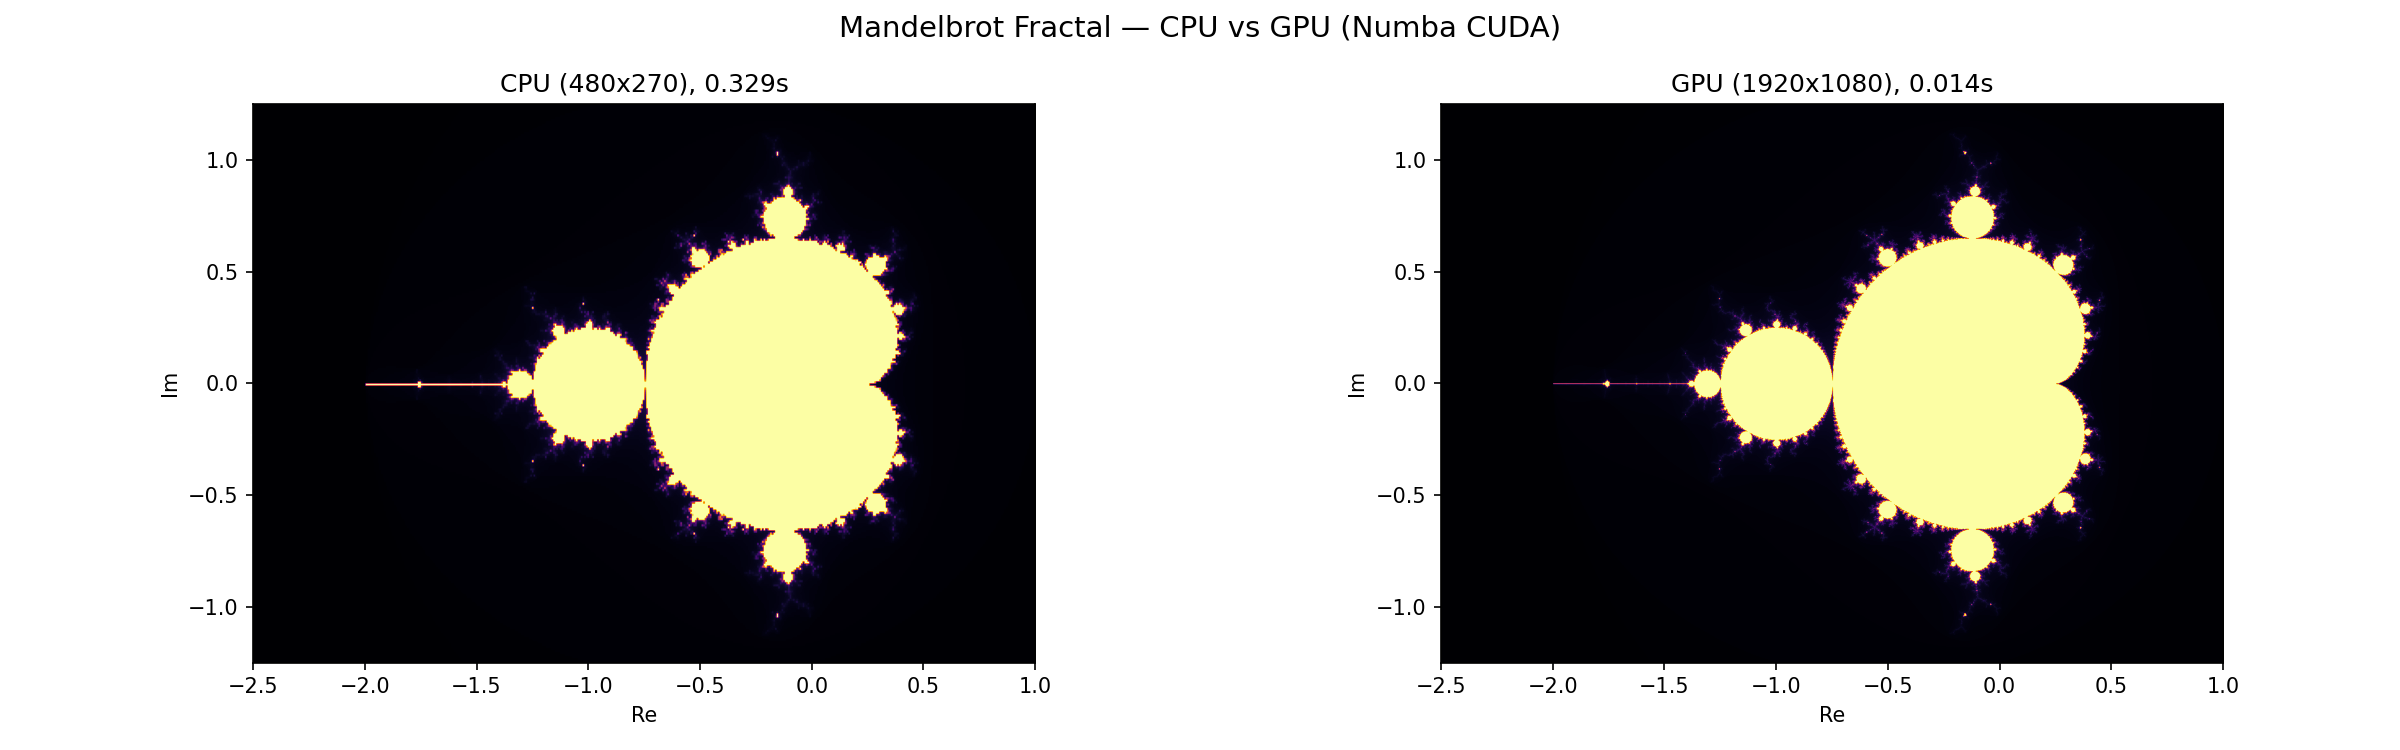

This chart was generated by the following Python code:
# Assignment 5: Mandelbrot Fractal using CUDA Python (Numba)
# Install: pip install numba numpy matplotlib
# Run:     python3 mandelbrot.py

import numpy as np
from numba import cuda
import matplotlib.pyplot as plt
import time

WIDTH  = 1920
HEIGHT = 1080
MAX_ITER = 256

MIN_X, MAX_X = -2.5, 1.0
MIN_Y, MAX_Y = -1.25, 1.25

# ──────────────────── CPU Implementation ───────────────────────────

def mandelbrot_cpu(min_x, max_x, min_y, max_y, width, height, max_iter):
    image = np.zeros((height, width), dtype=np.int32)
    for y in range(height):
        for x in range(width):
            cr = min_x + x * (max_x - min_x) / width
            ci = min_y + y * (max_y - min_y) / height
            zr, zi = 0.0, 0.0
            for i in range(max_iter):
                zr2, zi2 = zr * zr, zi * zi
                if zr2 + zi2 > 4.0:
                    image[y, x] = i
                    break
                zi = 2.0 * zr * zi + ci
                zr = zr2 - zi2 + cr
            else:
                image[y, x] = max_iter
    return image

# ──────────────────── GPU Kernel ───────────────────────────────────

@cuda.jit
def mandelbrot_gpu(min_x, max_x, min_y, max_y, image, max_iter):
    height, width = image.shape
    x, y = cuda.grid(2)
    if x < width and y < height:
        cr = min_x + x * (max_x - min_x) / width
        ci = min_y + y * (max_y - min_y) / height
        zr, zi = 0.0, 0.0
        for i in range(max_iter):
            zr2 = zr * zr
            zi2 = zi * zi
            if zr2 + zi2 > 4.0:
                image[y, x] = i
                return
            zi = 2.0 * zr * zi + ci
            zr = zr2 - zi2 + cr
        image[y, x] = max_iter

# ──────────────────── Main ─────────────────────────────────────────

print("Neeti Kurulkar BE A 41038\n")

# ── CPU ──
# CPU is slow for full resolution — use smaller size for timing
cpu_w, cpu_h = 480, 270
print(f"Running CPU Mandelbrot ({cpu_w}x{cpu_h})...")
t1 = time.time()
cpu_image = mandelbrot_cpu(MIN_X, MAX_X, MIN_Y, MAX_Y, cpu_w, cpu_h, MAX_ITER)
cpu_time = time.time() - t1
print(f"CPU Time: {cpu_time:.4f}s")

# Scale CPU time to full resolution for a fair comparison estimate
scale = (WIDTH * HEIGHT) / (cpu_w * cpu_h)
cpu_time_estimated = cpu_time * scale
print(f"CPU estimated time at {WIDTH}x{HEIGHT}: {cpu_time_estimated:.2f}s")

# ── GPU ──
print(f"\nRunning GPU Mandelbrot ({WIDTH}x{HEIGHT})...")
gpu_image = np.zeros((HEIGHT, WIDTH), dtype=np.int32)
d_image   = cuda.to_device(gpu_image)

threads_per_block = (16, 16)
blocks_x = (WIDTH  + 15) // 16
blocks_y = (HEIGHT + 15) // 16
blocks   = (blocks_x, blocks_y)

# Warm-up run (first CUDA call has JIT overhead)
mandelbrot_gpu[blocks, threads_per_block](MIN_X, MAX_X, MIN_Y, MAX_Y, d_image, MAX_ITER)
cuda.synchronize()

t2 = time.time()
mandelbrot_gpu[blocks, threads_per_block](MIN_X, MAX_X, MIN_Y, MAX_Y, d_image, MAX_ITER)
cuda.synchronize()
gpu_time = time.time() - t2

gpu_image = d_image.copy_to_host()
print(f"GPU Time: {gpu_time:.4f}s")

# ── Results ──
speedup    = cpu_time_estimated / gpu_time
print(f"\n{'─'*45}")
print(f"{'Metric':<25} {'Value':>18}")
print(f"{'─'*45}")
print(f"{'CPU Time (estimated)':<25} {cpu_time_estimated:>17.4f}s")
print(f"{'GPU Time':<25} {gpu_time:>17.4f}s")
print(f"{'Speedup':<25} {speedup:>17.2f}x")
print(f"{'Resolution':<25} {f'{WIDTH}x{HEIGHT}':>18}")
print(f"{'Max Iterations':<25} {MAX_ITER:>18}")
print(f"{'─'*45}")

# ── Plot ──
fig, axes = plt.subplots(1, 2, figsize=(16, 5))
fig.suptitle("Mandelbrot Fractal — CPU vs GPU (Numba CUDA)", fontsize=14)

axes[0].imshow(cpu_image, cmap='inferno', extent=[MIN_X, MAX_X, MIN_Y, MAX_Y])
axes[0].set_title(f"CPU ({cpu_w}x{cpu_h}), {cpu_time:.3f}s")
axes[0].set_xlabel("Re"); axes[0].set_ylabel("Im")

axes[1].imshow(gpu_image, cmap='inferno', extent=[MIN_X, MAX_X, MIN_Y, MAX_Y])
axes[1].set_title(f"GPU ({WIDTH}x{HEIGHT}), {gpu_time:.3f}s")
axes[1].set_xlabel("Re"); axes[1].set_ylabel("Im")

plt.tight_layout()
plt.savefig("mandelbrot.png", dpi=150)
plt.show()
print("Saved mandelbrot.png")
